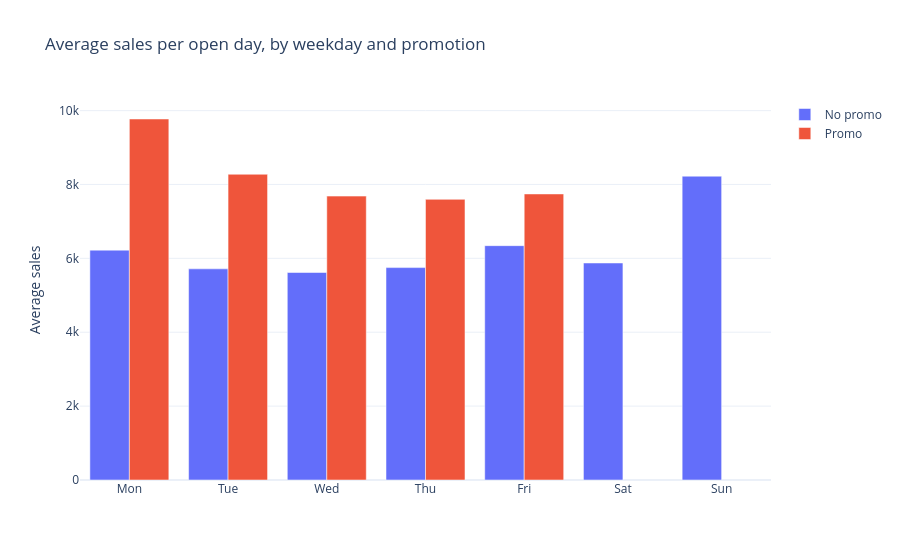

Write notebook code for a chart like this one.
### Markdown cell above
## 5. How do weekday and promotion work together?

The pandas version of SQL question Q4: `groupby` two columns, then average.

### Code cell
by_day = (open_days.groupby(["day_of_week", "promo"]).sales.mean()
          .reset_index()
          .assign(promo=lambda d: d.promo.map({0: "No promo", 1: "Promo"})))
by_day["day"] = by_day.day_of_week.map(dict(enumerate(["Mon", "Tue", "Wed", "Thu", "Fri", "Sat", "Sun"], start=1)))

fig = px.bar(by_day, x="day", y="sales", color="promo", barmode="group",
             title="Average sales per open day, by weekday and promotion",
             labels={"sales": "Average sales", "day": "", "promo": ""})
fig.show()

### Figure 1 — Plotly figure (JSON) as saved in the notebook; plotly's stock layout.template omitted (floating-point values rounded to 4 significant figures)
{"data": [{"alignmentgroup": "True", "hovertemplate": "=%{x}<br>Average sales=%{y}<extra></extra>", "legendgroup": "No promo", "marker": {"color": "#636efa", "pattern": {"shape": ""}}, "name": "No promo", "offsetgroup": "No promo", "orientation": "v", "showlegend": true, "textposition": "auto", "type": "bar", "x": ["Mon", "Tue", "Wed", "Thu", "Fri", "Sat", "Sun"], "xaxis": "x", "y": [6223.0, 5716.0, 5617.0, 5750.0, 6344.0, 5875.0, 8225.0], "yaxis": "y"}, {"alignmentgroup": "True", "hovertemplate": "=%{x}<br>Average sales=%{y}<extra></extra>", "legendgroup": "Promo", "marker": {"color": "#EF553B", "pattern": {"shape": ""}}, "name": "Promo", "offsetgroup": "Promo", "orientation": "v", "showlegend": true, "textposition": "auto", "type": "bar", "x": ["Mon", "Tue", "Wed", "Thu", "Fri"], "xaxis": "x", "y": [9773.0, 8277.0, 7685.0, 7598.0, 7744.0], "yaxis": "y"}], "layout": {"barmode": "group", "legend": {"title": {"text": ""}, "tracegroupgap": 0}, "title": {"text": "Average sales per open day, by weekday and promotion"}, "xaxis": {"anchor": "y", "domain": [0.0, 1.0], "title": {"text": ""}}, "yaxis": {"anchor": "x", "domain": [0.0, 1.0], "title": {"text": "Average sales"}}}}
